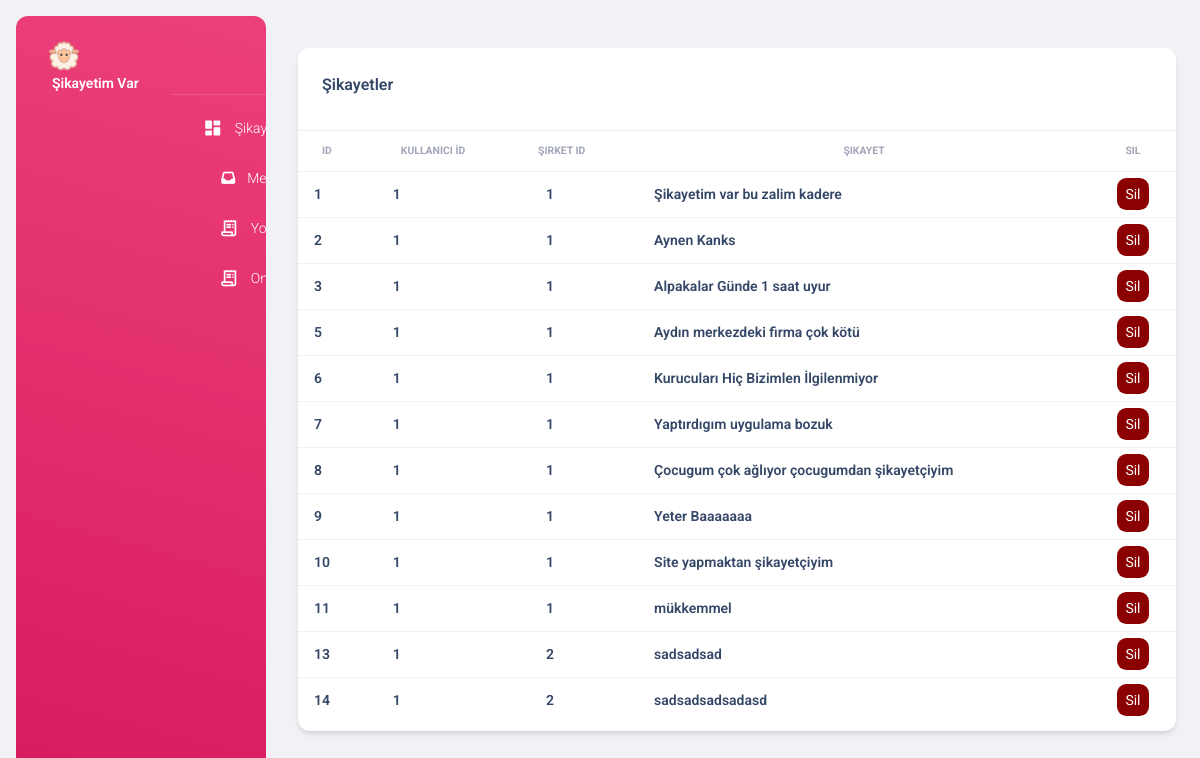
The page /admin/index.php (signed in) on the database its author committed.
### tables this page shows
CREATE TABLE `report` (
  `id` int(11) NOT NULL,
  `userid` int(11) NOT NULL,
  `companyid` int(11) NOT NULL,
  `issue` text NOT NULL,
  `active` int(11) DEFAULT NULL
);

### admin/index.php (the view, shortened to what this page needs)
<?php include("header.php");
?>
<div class="container-fluid py-4">
  <div class="card">
    <div class="card-header pb-0">
      <div class="row">
        <div class="col-lg-6 col-7">
          <h6>Şikayetler</h6>
        </div>
      </div>
    </div>
    <div class="card-body px-0 pb-2">
      <div class="table-responsive">
        <table class="table align-items-center mb-0">
          <thead>
            <tr>
              <th class="text-uppercase text-secondary text-xxs font-weight-bolder opacity-7">Id</th>
              <th class="text-uppercase text-secondary text-xxs font-weight-bolder opacity-7">Kullanıcı İd</th>
              <th class="text-uppercase text-secondary text-xxs font-weight-bolder opacity-7 ps-2">Şirket Id</th>
              <th class="text-center text-uppercase text-secondary text-xxs font-weight-bolder opacity-7">Şikayet</th>
              <th class="text-center text-uppercase text-secondary text-xxs font-weight-bolder opacity-7">Sil</th>
            </tr>
          </thead>
          <tbody>
            <?php
            $sqlString = "SELECT * FROM report where active = 1";
            $sikayetler = $db->prepare($sqlString);
            $sikayetler->execute();
            foreach ($sikayetler as $sikayet) {
            ?>
              <tr>
                <td>
                  <div class="d-flex px-2 py-1">
                    <div class="d-flex flex-column justify-content-center">
                      <h6 class="mb-0 text-sm"><?php echo $sikayet["id"]; ?></h6>
                    </div>
                  </div>
                </td>
                <td>
                  <div class="d-flex px-2 py-1">
                    <div class="d-flex flex-column justify-content-center">
                      <h6 class="mb-0 text-sm"><?php echo $sikayet["userid"]; ?></h6>
                    </div>
                  </div>
                </td>
                <td>
                  <div class="d-flex px-2 py-1">
                    <div class="d-flex flex-column justify-content-center">
                      <h6 class="mb-0 text-sm"><?php echo $sikayet["companyid"]; ?></h6>
                    </div>
                  </div>
                </td>
                <td>
                  <div class="d-flex px-2 py-1">
                    <div class="d-flex flex-column justify-content-center">
                      <h6 class="mb-0 text-sm"><?php echo $sikayet["issue"]; ?></h6>
                    </div>
                  </div>
                </td>
                <td class="align-middle text-center text-sm">
                  <a href="index.php?silid=<?php echo $sikayet["id"]; ?>" style="background-color:darkred;border-radius:30%;color:white;padding:8px">
                    Sil
                  </a>
      </div>
      </td>
      </tr> <?php } ?>

### admin/header.php (shortened to what this page needs)
<!DOCTYPE html>
<html lang="en">
<head>
  <link href="./assets/css/nucleo-icons.css" rel="stylesheet" />
  <link href="./assets/css/nucleo-svg.css" rel="stylesheet" />
  <link rel="stylesheet" href="css/bootstrap.min.css">
  <link id="pagestyle" href="./assets/css/material-dashboard.css?v=3.0.0" rel="stylesheet" />
</head>
<body class="g-sidenav-show  bg-gray-200" style="background-image: url('https://i1.imgiz.com/rshots/10318/powerpuff-girls-bubblesin-yuzundeki-degisiklik_10318824-24870_1920x1080.jpg');">
  <aside class="sidenav navbar navbar-vertical navbar-expand-xs border-0 border-radius-xl my-3 fixed-start ms-3   bg-gradient-primary" id="sidenav-main">
    <div class="sidenav-header">
      <a class="navbar-brand m-0" href="" target="">
        <img src="../img/favicon.png" class="navbar-brand-img h-100" alt="main_logo">
        <span class="ms-1 font-weight-bold text-white">Şikayetim Var</span>
      </a>
    </div>
    <hr class="horizontal light mt-0 mb-2">
    <div class="collapse navbar-collapse  w-auto  max-height-vh-100" id="sidenav-collapse-main">
      <ul class="navbar-nav">
        <li class="nav-item">
          <a class="nav-link text-white" href="index.php">
            <div class="text-white text-center me-2 d-flex align-items-center justify-content-center">
              <i class="material-icons opacity-10">dashboard</i>
            </div>
            <span class="nav-link-text ms-1">Şikayetler</span>
          </a>
        </li>
        <li class="nav-item">
          <a class="nav-link text-white" href="mesajlar.php">
            <div class="text-white text-center active me-2 d-flex align-items-center justify-content-center">
              <i class="fas fa-inbox" style="margin-left:2.5px"></i>
            </div>
            <span class="nav-link-text ms-1">Mesajlar</span>
          </a>
        </li>
        <li class="nav-item">
          <a class="nav-link text-white" href="yorumlar.php">
            <div class="text-white text-center active me-2 d-flex align-items-center justify-content-center">
              <i class="material-icons opacity-10">receipt_long</i>
            </div>
            <span class="nav-link-text ms-1">Yorumlar</span>
          </a>
        </li>
        <li class="nav-item">
          <a class="nav-link text-white" href="onaylama.php">
            <div class="text-white text-center active me-2 d-flex align-items-center justify-content-center">
              <i class="material-icons opacity-10">receipt_long</i>
            </div>
            <span class="nav-link-text ms-1">Onaylanmamışlar</span>
          </a>
        </li>
      </ul>
    </div>
  </aside>
  <main class="main-content position-relative max-height-vh-100 h-100 border-radius-lg ">
    <nav class="navbar navbar-main navbar-expand-lg px-0 mx-4 shadow-none border-radius-xl" id="navbarBlur" navbar-scroll="true">
      <div class="container-fluid py-1 px-3">
      </div>
    </nav>

### rows shown on the page
report: id "1", userid "1", companyid "1", issue "Şikayetim var bu zalim kadere"
report: id "2", userid "1", companyid "1", issue "Aynen Kanks"
report: id "3", userid "1", companyid "1", issue "Alpakalar Günde 1 saat uyur"
report: id "5", userid "1", companyid "1", issue "Aydın merkezdeki firma çok kötü"
report: id "6", userid "1", companyid "1", issue "Kurucuları Hiç Bizimlen İlgilenmiyor"
report: id "7", userid "1", companyid "1", issue "Yaptırdıgım uygulama bozuk"
report: id "8", userid "1", companyid "1", issue "Çocugum çok ağlıyor çocugumdan şikayetçiyim"
report: id "9", userid "1", companyid "1", issue "Yeter Baaaaaaa"
report: id "10", userid "1", companyid "1", issue "Site yapmaktan şikayetçiyim"
report: id "11", userid "1", companyid "1", issue "mükkemmel"
report: id "13", userid "1", companyid "2", issue "sadsadsad"
report: id "14", userid "1", companyid "2", issue "sadsadsadsadasd"
